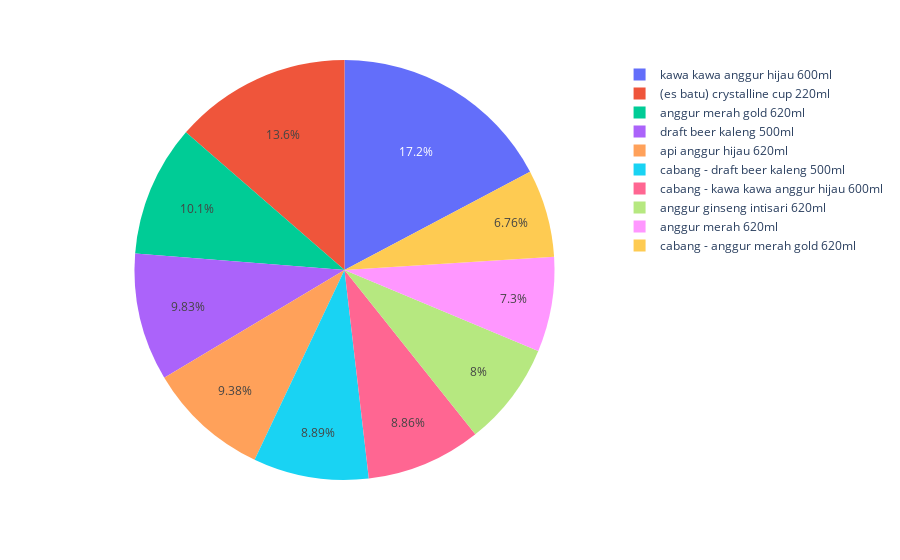

The notebook cell saved with this chart:
### Code cell
# def plot_piechart
fig = px.pie(product_quantity.head(10), values='quantity', names='product_name')
fig.show()

### Figure 1 — Plotly figure (JSON) as saved in the notebook; plotly's stock layout.template omitted (floating-point values rounded to 4 significant figures)
{"data": [{"domain": {"x": [0, 1], "y": [0, 1]}, "hovertemplate": "product_name=%{label}<br>quantity=%{value}<extra></extra>", "labels": ["kawa kawa anggur hijau 600ml", "(es batu) crystalline cup 220ml", "anggur merah gold 620ml", "draft beer kaleng 500ml", "api anggur hijau 620ml", "cabang - draft beer kaleng 500ml", "cabang - kawa kawa anggur hijau 600ml", "anggur ginseng intisari 620ml", "anggur merah 620ml", "cabang - anggur merah gold 620ml"], "legendgroup": "", "name": "", "showlegend": true, "type": "pie", "values": [4660, 3682, 2737, 2656, 2536, 2402, 2394, 2162, 1972, 1826]}], "layout": {"legend": {"tracegroupgap": 0}, "margin": {"t": 60}}}
